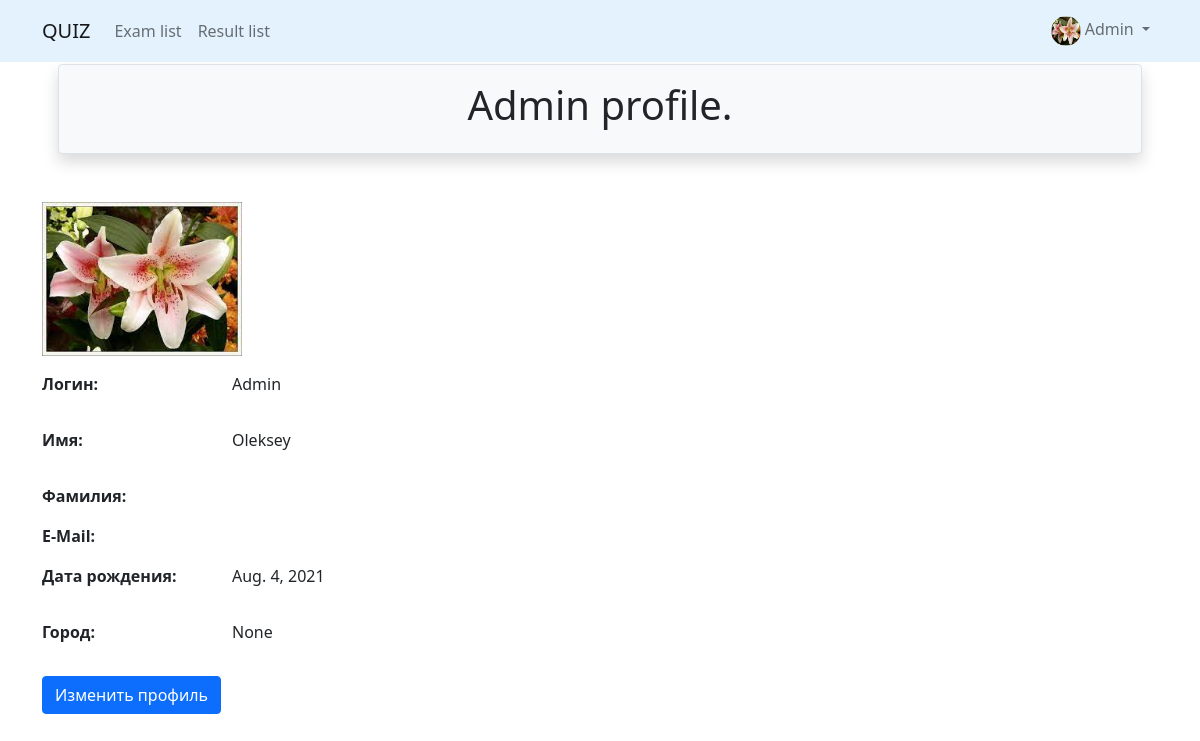
Page /accounts/profile/ (signed in) on the committed database.
### accounts/models.py (models this page shows, shortened)
class CustomUser(AbstractUser):
    is_activated = models.BooleanField(default=True, db_index=True)
    avatar = models.ImageField(upload_to='profile/', default='default.jpg')
    birthday = models.DateField(null=True, blank=True)
    city = models.CharField(max_length=50, null=True, blank=True)
    raiting = models.PositiveSmallIntegerField(null=True, blank=True)
    class Meta(AbstractUser.Meta):
        pass

### accounts/views.py (the view)
# urls.py: path('profile/', account_profile_view, name='profile'),
def account_profile_view(request):
    return render(request, 'accounts/profile.html')

### accounts/templates/accounts/profile.html (shortened to what this page needs)
{% extends 'base.html' %}
{% load crispy_forms_tags %}
{% block header %}
    {{ user.username }} profile.
{% endblock %}
{% block content %}
    <div class="row mb-3">
      <div class="col-sm-10">
          <img src="{{ user.avatar.url }}" width="200px" />
      </div>
    </div>
    <div class="row mb-3">
      <label for="username" class="col-sm-2"><strong>Логин:</strong></label>
      <div class="col-sm-10">
          <p id="username">{{ user.username }}</p>
      </div>
    </div>
    <div class="row mb-3">
      <label for="firstname" class="col-sm-2"><strong>Имя:</strong></label>
      <div class="col-sm-10">
          <p id="firstname">{{ user.first_name }}</p>
      </div>
    </div>
    <div class="row mb-3">
      <label for="lastname" class="col-sm-2"><strong>Фамилия:</strong></label>
      <div class="col-sm-10">
      </div>
    </div>
    <div class="row mb-3">
      <label for="email" class="col-sm-2"><strong>E-Mail:</strong></label>
      <div class="col-sm-10">
      </div>
    </div>
    <div class="row mb-3">
      <label for="birthday" class="col-sm-2"><strong>Дата рождения:</strong></label>
      <div class="col-sm-10">
          <p id="birthday">{{ user.birthday }}</p>
      </div>
    </div>
    <div class="row mb-3">
      <label for="city" class="col-sm-2"><strong>Город:</strong></label>
      <div class="col-sm-10">
          <p id="city">{{ user.city }}</p>
      </div>
    </div>
    <a class="btn btn-primary" href="{% url 'accounts:profile_change' %}">Изменить профиль</a>
{% endblock %}

### templates/includes/nav_bar.html (shortened to what this page needs)
{% load static %}
<nav class="navbar navbar-light fixed-top navbar-expand-lg font-weight-bold" style="background-color: #e3f2fd;">
  <div class="container">
    <a class="navbar-brand" href="{% url 'index' %}">QUIZ</a>
    <div class="collapse navbar-collapse" id="navbarSupportedContent">
      <ul class="navbar-nav me-auto mb-2 mb-lg-0">
          <li class="nav-item">
              <a class="nav-link" href="{% url 'quizzes:list' %}">Exam list</a>
          </li>
          <li class="nav-item">
              <a class="nav-link" href="{% url 'quizzes:result_list' %}">Result list</a>
          </li>
      </ul>
      <ul class="navbar-nav">
        <li class="nav-item dropdown">
          <a class="nav-link dropdown-toggle" href="#" id="navbarDropdown3" role="button" data-bs-toggle="dropdown" aria-expanded="false">
            {% if user.is_authenticated %}
              <img class="rounded-circle" width="30" height="30" src="{{ user.avatar.url }}" />
              {{ user.username }}
            {% else %}
              <img class="rounded-circle" width="30" height="30" src="{% static 'images/default.png' %}" />
              Кабинет
            {% endif %}
          </a>
        </li>
      </ul>
    </div>
  </div>
</nav>

### rows in the picture
CustomUser: avatar (placeholder picture), username "Admin", first_name "Oleksey", birthday "Aug. 4, 2021", city "None"
